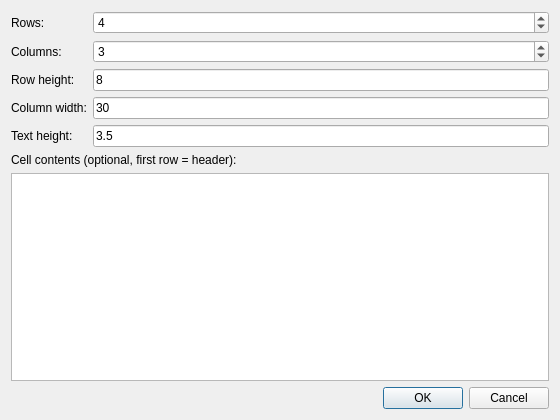
<?xml version="1.0" encoding="UTF-8"?>
<ui version="4.0">
 <class>TableDialog</class>
 <widget class="QDialog" name="TableDialog">
  <property name="windowTitle"><string>Table</string></property>
  <property name="minimumSize"><size><width>560</width><height>420</height></size></property>
  <layout class="QVBoxLayout" name="MainLayout">
   <item>
    <layout class="QGridLayout" name="ParamsLayout">
    <item row="0" column="0"><widget class="QLabel"><property name="text"><string>Rows:</string></property></widget></item>
    <item row="0" column="1"><widget class="QSpinBox" name="Rows"><property name="minimum"><number>1</number></property><property name="maximum"><number>100</number></property><property name="value"><number>4</number></property></widget></item>
    <item row="1" column="0"><widget class="QLabel"><property name="text"><string>Columns:</string></property></widget></item>
    <item row="1" column="1"><widget class="QSpinBox" name="Columns"><property name="minimum"><number>1</number></property><property name="maximum"><number>100</number></property><property name="value"><number>3</number></property></widget></item>
    <item row="2" column="0"><widget class="QLabel"><property name="text"><string>Row height:</string></property></widget></item>
    <item row="2" column="1"><widget class="RMathLineEdit" name="RowHeight"><property name="angle" stdset="0"><bool>false</bool></property><property name="text"><string notr="true">8</string></property></widget></item>
    <item row="3" column="0"><widget class="QLabel"><property name="text"><string>Column width:</string></property></widget></item>
    <item row="3" column="1"><widget class="RMathLineEdit" name="ColumnWidth"><property name="angle" stdset="0"><bool>false</bool></property><property name="text"><string notr="true">30</string></property></widget></item>
    <item row="4" column="0"><widget class="QLabel"><property name="text"><string>Text height:</string></property></widget></item>
    <item row="4" column="1"><widget class="RMathLineEdit" name="TextHeight"><property name="angle" stdset="0"><bool>false</bool></property><property name="text"><string notr="true">3.5</string></property></widget></item>
    </layout>
   </item>
   <item>
    <widget class="QLabel" name="CellsLabel"><property name="text"><string>Cell contents (optional, first row = header):</string></property></widget>
   </item>
   <item>
    <widget class="QTableWidget" name="Cells"/>
   </item>
   <item>
    <widget class="QDialogButtonBox" name="ButtonBox">
     <property name="standardButtons"><set>QDialogButtonBox::Cancel|QDialogButtonBox::Ok</set></property>
    </widget>
   </item>
  </layout>
 </widget>
 <customwidgets>
  <customwidget><class>RMathLineEdit</class><extends>QLineEdit</extends><header>RMathLineEdit.h</header></customwidget>
 </customwidgets>
 <resources/>
 <connections>
  <connection><sender>ButtonBox</sender><signal>accepted()</signal><receiver>TableDialog</receiver><slot>accept()</slot></connection>
  <connection><sender>ButtonBox</sender><signal>rejected()</signal><receiver>TableDialog</receiver><slot>reject()</slot></connection>
 </connections>
</ui>
